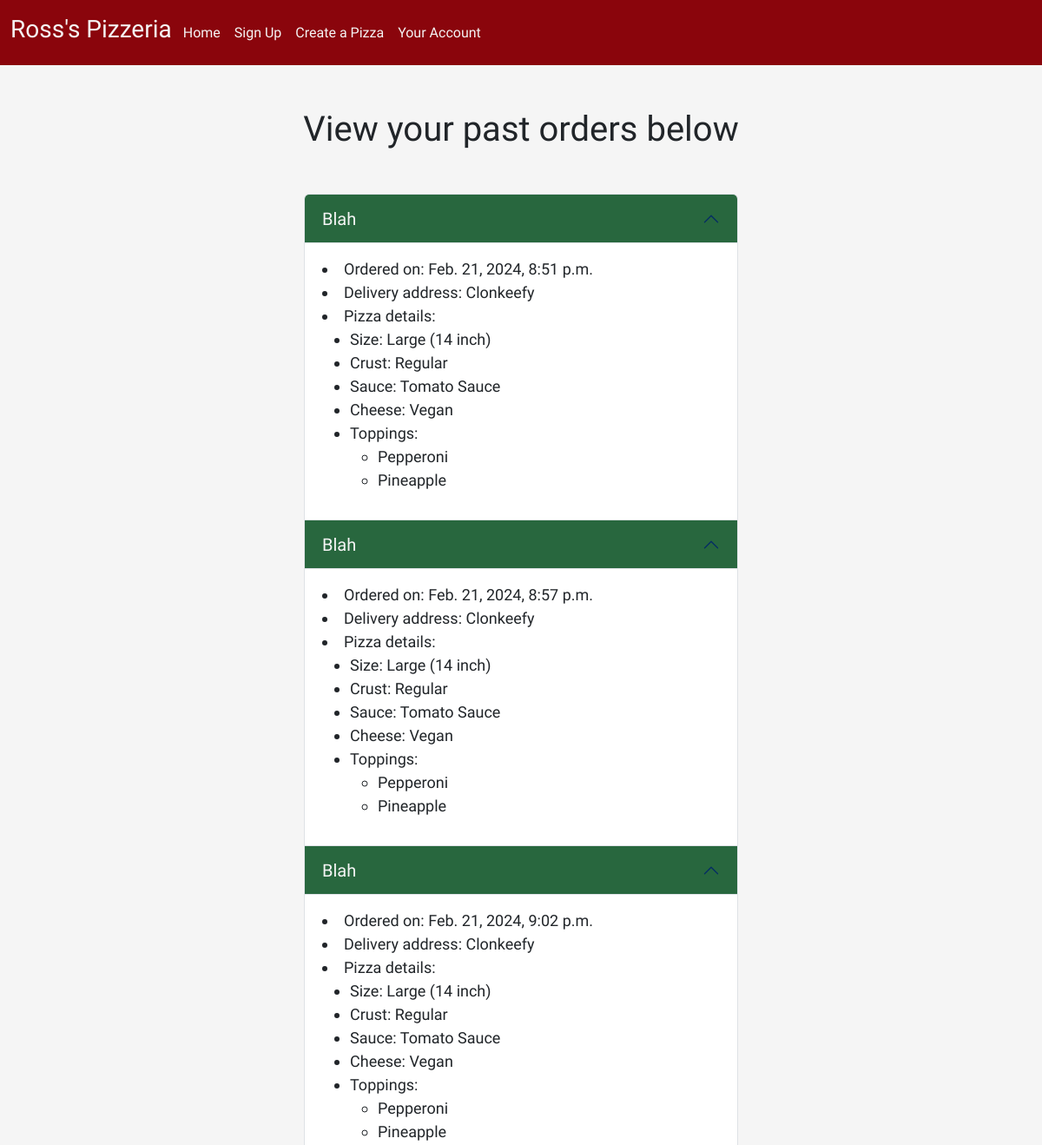
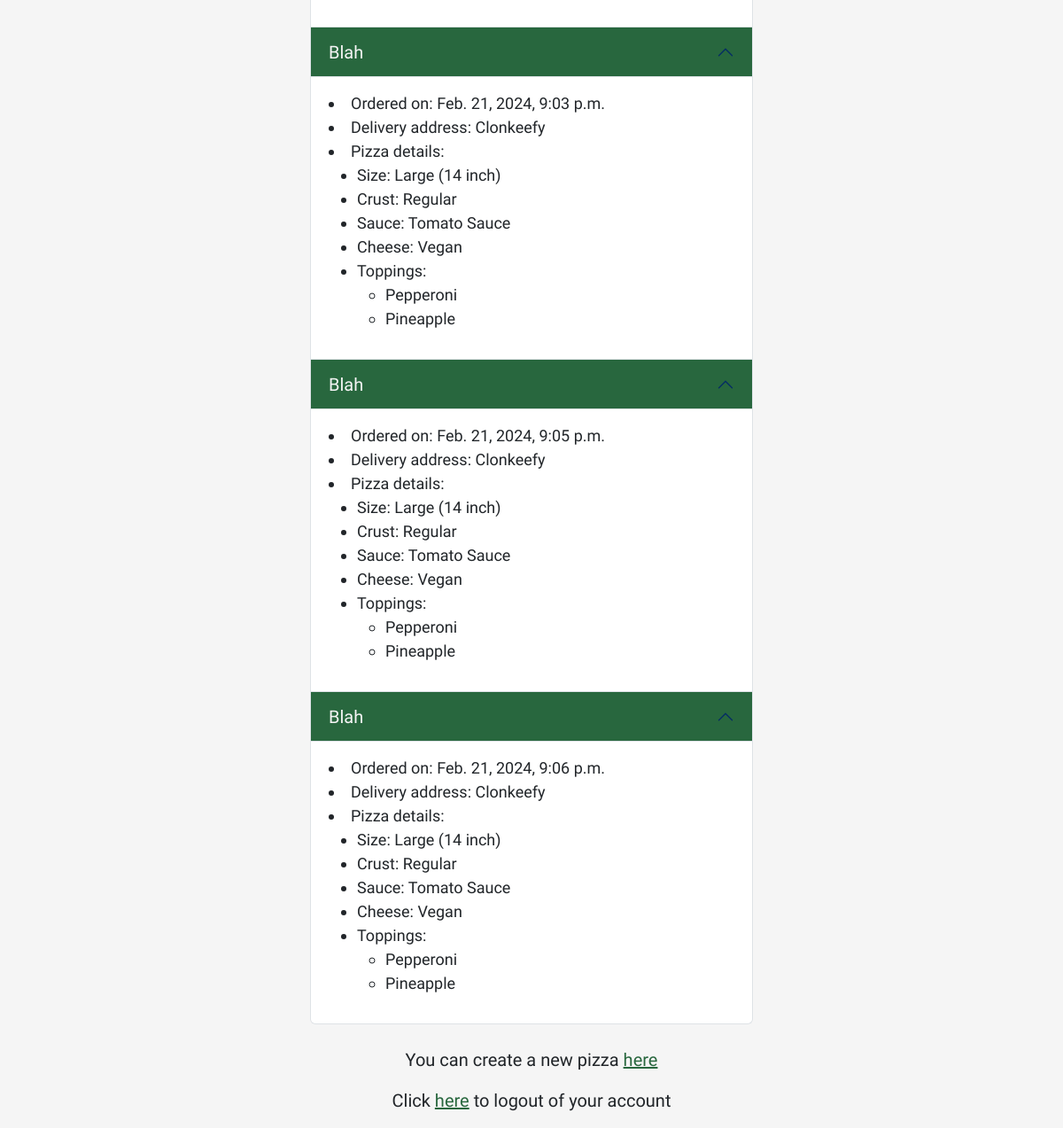
Page /account/ (signed in) on the committed database (2 pictures, top to bottom).
### pizza_app/models.py (models this page shows)
class Order(models.Model):
    id = models.AutoField(primary_key=True)
    name = models.CharField(max_length=50)
    address = models.CharField(max_length=250)
    card_number = models.BigIntegerField(validators=[MinValueValidator(1000000000000000), MaxValueValidator(9999999999999999)])
    expire_month = models.PositiveIntegerField(validators=[MaxValueValidator(12)])
    expire_year = models.PositiveIntegerField(validators=[MinValueValidator(2024)])
    ccv = models.PositiveIntegerField(validators=[MaxValueValidator(999)])
    user = models.ForeignKey(User, on_delete=models.CASCADE, default=1) # links a user to an order
    pizza = models.ForeignKey(Pizza, on_delete=models.CASCADE) #links a pizza to an order
    order_date = models.DateTimeField(auto_now_add=True)
    eta = models.DateTimeField()

class Pizza(models.Model):
    name = models.CharField(max_length=50)
    size = models.ForeignKey(PizzaSize, on_delete=models.CASCADE)
    crust = models.ForeignKey(CrustType, on_delete=models.CASCADE)
    sauce = models.ForeignKey(PizzaSauce, on_delete=models.CASCADE)
    cheese = models.ForeignKey(PizzaCheese, on_delete=models.CASCADE)
    toppings = models.ManyToManyField(PizzaToppings)
    user = models.ForeignKey(User, on_delete=models.CASCADE, default=1) # links a pizza to a user

class PizzaSize(models.Model):
    pizza_size = models.CharField(max_length=50)
    def __str__(self):
        return self.pizza_size

class CrustType(models.Model):
    crust_type = models.CharField(max_length=50)
    def __str__(self):
        return self.crust_type

class PizzaSauce(models.Model):
    sauce = models.CharField(max_length=50)
    def __str__(self):
        return self.sauce

class PizzaCheese(models.Model):
    cheese = models.CharField(max_length=50)
    def __str__(self):
        return self.cheese

class PizzaToppings(models.Model):
    toppings = models.CharField(max_length=100)
    def __str__(self):
        return self.toppings

### pizza_app/views.py (the view)
# urls.py: path('account/', views.ShowAccount.as_view(), name="account"),
class ShowAccount(LoginRequiredMixin, CreateView):
    model = models.Order
    template_name = 'account.html'
    fields = ['name', 'address', 'pizza']
    def get_context_data(self, **kwargs):
        context = super().get_context_data(**kwargs)
        user_orders = models.Order.objects.filter(user=self.request.user)
        context['user_orders'] = user_orders
        return context

### pizza_app/templates/account.html
{% extends 'base.html' %}
{% block content %}
    <h1 style="text-align: center; margin-top: 50px; margin-bottom: 50px;">View your past orders below</h1>
    <div class="accordion" id="parent" style="margin-left: 350px; margin-right: 350px; margin-bottom: 25px;">
        {% for order in user_orders %}
            <div class="accordion-item">
                <h2 class="accordion-header" id="heading{{ order.id }}">
                    <button class="accordion-button" type="button" data-bs-toggle="collapse" data-bs-target="#collapse{{ order.id }}" aria-expanded="true" aria-controls="collapse{{ order.id }}" style="background-color: 28673E; color: F5F5F5; font-size: 20px;">
                    {{ order.pizza.name }}
                    </button>
                </h2>
                <div id="collapse{{ order.id }}" class="accordion-collapse collapse show" aria-labelledby="heading{{ order.id }}" data-bs-parent="#parent">
                    <div class="accordion-body" style="font-size: 18px;">
                        <li>Ordered on: {{ order.order_date }}</li>
                        <li>Delivery address: {{ order.address }}</li>
                        <li>Pizza details:</li>
                        <ul>
                            <li>Size: {{ order.pizza.size }}</li>
                            <li>Crust: {{ order.pizza.crust }}</li>
                            <li>Sauce: {{ order.pizza.sauce }}</li>
                            <li>Cheese: {{ order.pizza.cheese }}</li>
                            <li>Toppings:
                                <ul>
                                    {% for topping in order.pizza.toppings.all %}
                                        <li>{{ topping }}</li>
                                    {% endfor %}
                                </ul>
                            </li>
                        </ul>
                    </div>
                </div>
            </div>
        {% endfor %}
    </div>
    <p style="text-align: center; font-size: 20px">You can create a new pizza <a style="color: 28673E" href="/create">here</a></p>
    <p style="text-align: center; font-size: 20px">Click <a style="color: 28673E" href="/logout">here</a> to logout of your account</p>
{% endblock %}

### pizza_app/templates/base.html (shortened to what this page needs)
<html>
    <head>
        <link href="https://cdn.jsdelivr.net/npm/bootstrap@5.3.2/dist/css/bootstrap.min.css" rel="stylesheet">
    </head>
    <body style="background-color: F5F5F5; font-family: Urbanist, sans-serif;">
        <nav class="navbar navbar-expand-lg" style="height: 75px; background-color: 8A050C">
            <div class="container-fluid" style="background-color: 8A050C; height: 100%">
                <h3 class="d-flex align-items-center" style="color: F5F5F5; margin-right: 5px;">
                Ross's Pizzeria
                </h3>
                <div class="collapse navbar-collapse" id="navbarNavAltMarkup">
                    <div class="navbar-nav">
                        <a class="nav-link" href="/" style="color: #F5F5F5;">Home</a>
                        <a class="nav-link" href="/signup" style="color: #F5F5F5;">Sign Up</a>
                        <a class="nav-link" href="/create" style="color: #F5F5F5;">Create a Pizza</a>
                        {% if user.is_authenticated %}
                            <a class="nav-link" href="/account" style="color: #F5F5F5;">Your Account</a>
                        {% else %}
                            <a class="nav-link" href="/login" style="color: #F5F5F5;">Login</a>
                        {% endif %}
                    </div>
                </div>
            </div>
        </nav>
        {% block content %}
        {% endblock %}
    </body>
</html>

### rows in the picture
Order: pizza.name "Blah", order_date "Feb. 21, 2024, 8:51 p.m.", address "Clonkeefy", pizza.size "Large (14 inch)", pizza.crust "Regular", pizza.sauce "Tomato Sauce", pizza.cheese "Vegan"
PizzaToppings: toppings "Pepperoni"
PizzaToppings: toppings "Pineapple"
Order: pizza.name "Blah", order_date "Feb. 21, 2024, 8:57 p.m.", address "Clonkeefy", pizza.size "Large (14 inch)", pizza.crust "Regular", pizza.sauce "Tomato Sauce", pizza.cheese "Vegan"
Order: pizza.name "Blah", order_date "Feb. 21, 2024, 9:02 p.m.", address "Clonkeefy", pizza.size "Large (14 inch)", pizza.crust "Regular", pizza.sauce "Tomato Sauce", pizza.cheese "Vegan"
Order: pizza.name "Blah", order_date "Feb. 21, 2024, 9:03 p.m.", address "Clonkeefy", pizza.size "Large (14 inch)", pizza.crust "Regular", pizza.sauce "Tomato Sauce", pizza.cheese "Vegan"
Order: pizza.name "Blah", order_date "Feb. 21, 2024, 9:05 p.m.", address "Clonkeefy", pizza.size "Large (14 inch)", pizza.crust "Regular", pizza.sauce "Tomato Sauce", pizza.cheese "Vegan"
Order: pizza.name "Blah", order_date "Feb. 21, 2024, 9:06 p.m.", address "Clonkeefy", pizza.size "Large (14 inch)", pizza.crust "Regular", pizza.sauce "Tomato Sauce", pizza.cheese "Vegan"
